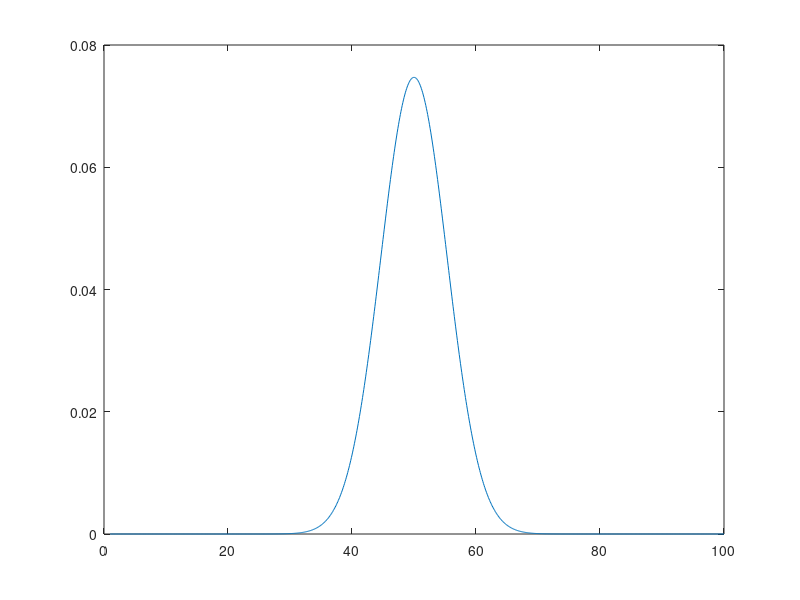

The MATLAB script that drew this image: (Note: this script raises an error after producing the figure.)



init = [48 50.7 52 46 49 51 50 53.3]
fam =  [49 50.7 48 50.7 45.7 52.7 49.7 49 52 47.3]
bier = [51 51 48 48 42 52 46 48.8 44.8 48.3]
x = [1:0.1:100]

figure(1)
mu = 50.00;
var = 5.34;
fi = (1/sqrt(2*pi*var^2))*exp(-(((x-mu).^2)/(2*var^2)));
plot(x,fi)
hold on
histogram(init, 8,'Normalization','probability')
xlabel('mean []')
grid on
grid minor
legend('Initail','Location','northeast')
set(gca,'fontsize',12)

figure(2)
mu = 49.48;
var = 4.604;
ff = (1/sqrt(2*pi*var^2))*exp(-(((x-mu).^2)/(2*var^2)));
plot(x,ff)
hold on
histogram(fam, 9,'Normalization','probability')
grid on
grid minor
legend('Familiarisation of BIER','Location','northeast')
set(gca,'fontsize',12)

figure(3)
mu = 47.99;
var = 9.44;
fb = (1/sqrt(2*pi*var^2))*exp(-(((x-mu).^2)/(2*var^2)));
plot(x,fb)
hold on
histogram(bier, 8,'Normalization','probability')
grid on
grid minor
legend('BIER','Location','northeast')
set(gca,'fontsize',12)
